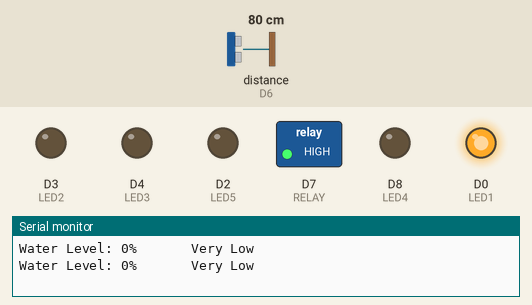
A sketch run on a simulated ESP8266 (NodeMCU). On the bench: switched loads named in the sketch (green lamp = pin HIGH), output pins drawn as LEDs (lit = HIGH), the last lines printed to the serial monitor. Wiring (inferred from the names in the program): ultrasonic range finder: trigger D5; echo D6. The test bench sets the inputs (shaded band); at power-on: distance to the obstacle (sensor on D6) 80 cm. The echo pulse lasts 58.3 µs per cm; WiFi joins after 1.5 s; servers stay silent unless stated; pins used as bus, display or sensor lines are not drawn.

Above: at 3.0 s.
3.1 s: distance to the obstacle (sensor on D6) set to 17 cm
5.0 s: distance to the obstacle (sensor on D6) set to 14 cm
At 6.5 s:
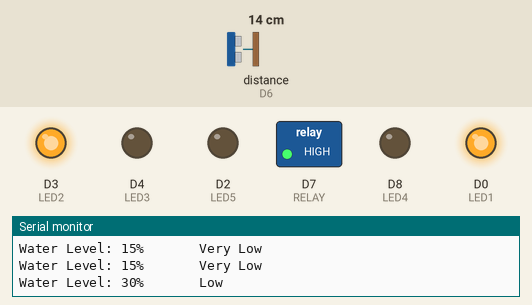
7.3 s: distance to the obstacle (sensor on D6) set to 10 cm
At 8.2 s:
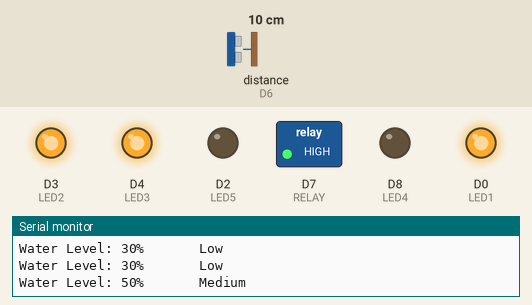
9.3 s: distance to the obstacle (sensor on D6) set to 6 cm
At 11.0 s:
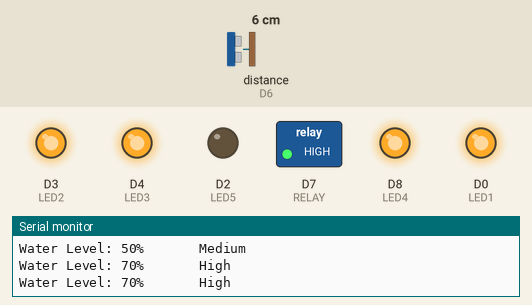
11.3 s: distance to the obstacle (sensor on D6) set to 2 cm
At 12.7 s:
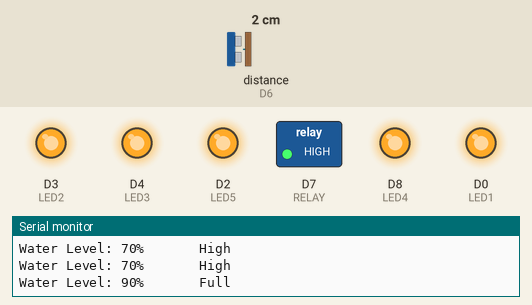
13.3 s: distance to the obstacle (sensor on D6) set to 4 cm
At 14.3 s:
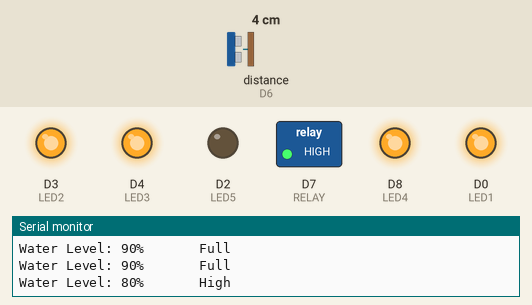
Timing chart, 0 to 16.3 s (numbered marks = the images above; inputs shaded):
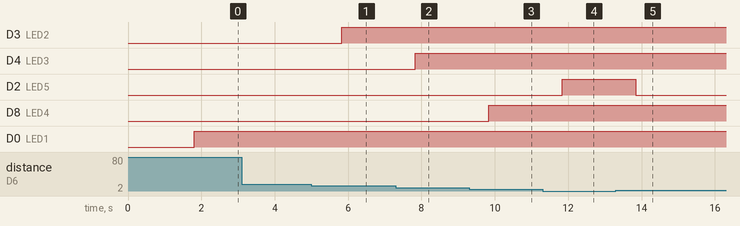

The sketch:

water_level_monitor.ino
```cpp
#define BLYNK_TEMPLATE_ID "TMPL39Uso7HJ0"
#define BLYNK_TEMPLATE_NAME "Water Level Monitoring System"
#define BLYNK_AUTH_TOKEN "57Z-LPmFM1hjqWiex6To0aa3IIFE38P7"

#include <LiquidCrystal_I2C.h>
#include <ESP8266WiFi.h>
#include <BlynkSimpleEsp8266.h>

#define TRIG D5
#define ECHO D6
#define RELAY D7

#define LED1 D0
#define LED2 D3
#define LED3 D4
#define LED4 D8
#define LED5 D2  // Changed from D8 to D2 to avoid pin conflict

char auth[] = "57Z-LPmFM1hjqWiex6To0aa3IIFE38P7"; // Blynk Auth
char ssid[] = "ECED";  // WiFi SSID
char pass[] = "eced@tiet1";     // WiFi Password

LiquidCrystal_I2C lcd(0x27, 16, 2);

bool manualControl = false;
int manualPumpState = HIGH; // HIGH = OFF


BLYNK_WRITE(V1) {
  int state = param.asInt(); // 1 = ON, 0 = OFF
  manualPumpState = state ? LOW : HIGH; // LOW = ON
  manualControl = true;

  // Also reflect the manual state in the virtual pump display
  Blynk.virtualWrite(V3, state);
}


void setup() {
  Serial.begin(9600);
  Blynk.begin(auth, ssid, pass);
  // lcd.begin(16, 2);
  // lcd.backlight();

  pinMode(TRIG, OUTPUT);
  pinMode(ECHO, INPUT);
  pinMode(RELAY, OUTPUT);

  pinMode(LED1, OUTPUT);
  pinMode(LED2, OUTPUT);
  pinMode(LED3, OUTPUT);
  pinMode(LED4, OUTPUT);
  pinMode(LED5, OUTPUT);

  digitalWrite(RELAY, HIGH);  // Pump OFF initially
}

void loop() {
  Blynk.run();

  // Measure distance
  digitalWrite(TRIG, LOW);
  delayMicroseconds(2);
  digitalWrite(TRIG, HIGH);
  delayMicroseconds(10);
  digitalWrite(TRIG, LOW);

  long duration = pulseIn(ECHO, HIGH);
  float distance = duration * 0.034 / 2.0; // cm

  int level = map(20 - distance, 0, 20, 0, 100); // % level
  level = constrain(level, 0, 100);

  // Update LCD
  // lcd.setCursor(0, 0);
  // lcd.print("Water Level:     ");
  // lcd.setCursor(0, 1);
  // lcd.print(level);
  // lcd.print("%       ");
  Serial.print("Water Level: ");
  Serial.print(level);
  Serial.print("%       ");

  // Send level to Blynk
  Blynk.virtualWrite(V0, level);

  // LED status and labels
  // lcd.setCursor(8, 0);
  if (level <= 20) {
    // lcd.print("Very Low ");
    Serial.print("Very Low ");
    Serial.println();
    digitalWrite(LED1, HIGH);
    digitalWrite(LED2, LOW);
    digitalWrite(LED3, LOW);
    digitalWrite(LED4, LOW);
    digitalWrite(LED5, LOW);
  } else if (level <= 40) {
    // lcd.print("Low      ");
    Serial.print("Low      ");
    Serial.println();
    digitalWrite(LED1, HIGH);
    digitalWrite(LED2, HIGH);
    digitalWrite(LED3, LOW);
    digitalWrite(LED4, LOW);
    digitalWrite(LED5, LOW);
  } else if (level <= 60) {
    // lcd.print("Medium   ");
    Serial.print("Medium   ");
    Serial.println();
    digitalWrite(LED1, HIGH);
    digitalWrite(LED2, HIGH);
    digitalWrite(LED3, HIGH);
    digitalWrite(LED4, LOW);
    digitalWrite(LED5, LOW);
  } else if (level <= 80) {
    // lcd.print("High     ");
    Serial.print("High     ");
    Serial.println();
    digitalWrite(LED1, HIGH);
    digitalWrite(LED2, HIGH);
    digitalWrite(LED3, HIGH);
    digitalWrite(LED4, HIGH);
    digitalWrite(LED5, LOW);
  } else {
    // lcd.print("Full     ");
    Serial.print("Full     ");
    Serial.println();
    digitalWrite(LED1, HIGH);
    digitalWrite(LED2, HIGH);
    digitalWrite(LED3, HIGH);
    digitalWrite(LED4, HIGH);
    digitalWrite(LED5, HIGH);
  }

  // Pump Control

int pumpVirtualState = 0; // 0 = OFF, 1 = ON

if (manualControl) {
  pumpVirtualState = (manualPumpState == LOW) ? 1 : 0;
} else {
  if (level >= 85) {
    pumpVirtualState = 0; // OFF
  } else if (level < 20) {
    pumpVirtualState = 1; // ON
  } else {
    pumpVirtualState = 0; // OFF
  }

  // AUTO: update the Blynk switch (V1) to match auto state
  Blynk.virtualWrite(V1, pumpVirtualState);
}

  delay(1000);  // 1 sec delay
}
```

Measured:
- the behaviour switches between 16 and 15 cm on distance to the obstacle (sensor on D6) (found by bisection; images 0 and 1)
- the behaviour switches between 12 and 11 cm on distance to the obstacle (sensor on D6) (found by bisection; images 1 and 2)
- the behaviour switches between 8 and 7 cm on distance to the obstacle (sensor on D6) (found by bisection; images 2 and 3)
- after the input at 5.0 s, D3 (LED2): LOW → HIGH after 0.82 s
- after the input at 7.3 s, D4 (LED3): LOW → HIGH after 0.53 s
- after the input at 9.3 s, D8 (LED4): LOW → HIGH after 0.53 s
- after the input at 11.3 s, D2 (LED5): LOW → HIGH after 0.53 s
- after the input at 13.3 s, D2 (LED5): HIGH → LOW after 0.54 s
